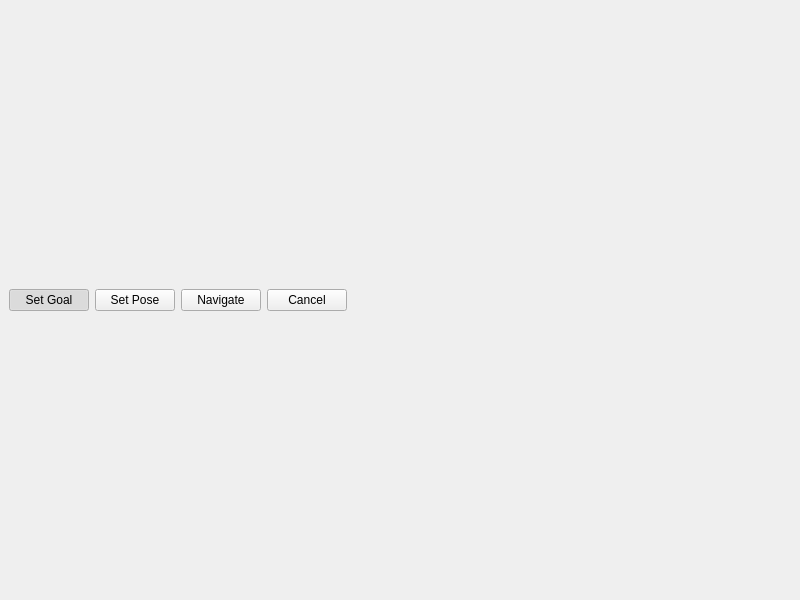
<?xml version="1.0" encoding="UTF-8"?>
<ui version="4.0">
 <class>MainWindow</class>
 <widget class="QMainWindow" name="MainWindow">
  <property name="geometry">
   <rect>
    <x>0</x>
    <y>0</y>
    <width>800</width>
    <height>600</height>
   </rect>
  </property>
  <property name="windowTitle">
   <string>Autonomous Driving Demo</string>
  </property>
  <widget class="QWidget" name="central_widget">
   <property name="minimumSize">
    <size>
     <width>200</width>
     <height>200</height>
    </size>
   </property>
   <layout class="QVBoxLayout" name="verticalLayout" stretch="1,0">
    <item>
     <layout class="QHBoxLayout" name="display_layout" stretch="2,1">
      <item>
       <layout class="QVBoxLayout" name="visualization_canvas_layout"/>
      </item>
      <item>
       <layout class="QVBoxLayout" name="dashboard_canvas_layout"/>
      </item>
     </layout>
    </item>
    <item>
     <layout class="QHBoxLayout" name="control_layout">
      <item>
       <widget class="QPushButton" name="set_goal_button">
        <property name="text">
         <string>Set Goal</string>
        </property>
        <property name="checkable">
         <bool>true</bool>
        </property>
        <property name="checked">
         <bool>true</bool>
        </property>
        <property name="autoExclusive">
         <bool>true</bool>
        </property>
       </widget>
      </item>
      <item>
       <widget class="QPushButton" name="set_pose_button">
        <property name="text">
         <string>Set Pose</string>
        </property>
        <property name="checkable">
         <bool>true</bool>
        </property>
        <property name="autoExclusive">
         <bool>true</bool>
        </property>
       </widget>
      </item>
      <item>
       <widget class="QPushButton" name="navigate_button">
        <property name="text">
         <string>Navigate</string>
        </property>
        <property name="checkable">
         <bool>true</bool>
        </property>
        <property name="checked">
         <bool>false</bool>
        </property>
        <property name="autoExclusive">
         <bool>true</bool>
        </property>
       </widget>
      </item>
      <item>
       <widget class="QPushButton" name="cancel_button">
        <property name="text">
         <string>Cancel</string>
        </property>
       </widget>
      </item>
      <item>
       <spacer name="horizontal_spacer">
        <property name="orientation">
         <enum>Qt::Orientation::Horizontal</enum>
        </property>
        <property name="sizeHint" stdset="0">
         <size>
          <width>40</width>
          <height>20</height>
         </size>
        </property>
       </spacer>
      </item>
     </layout>
    </item>
   </layout>
  </widget>
 </widget>
 <resources/>
 <connections/>
</ui>
